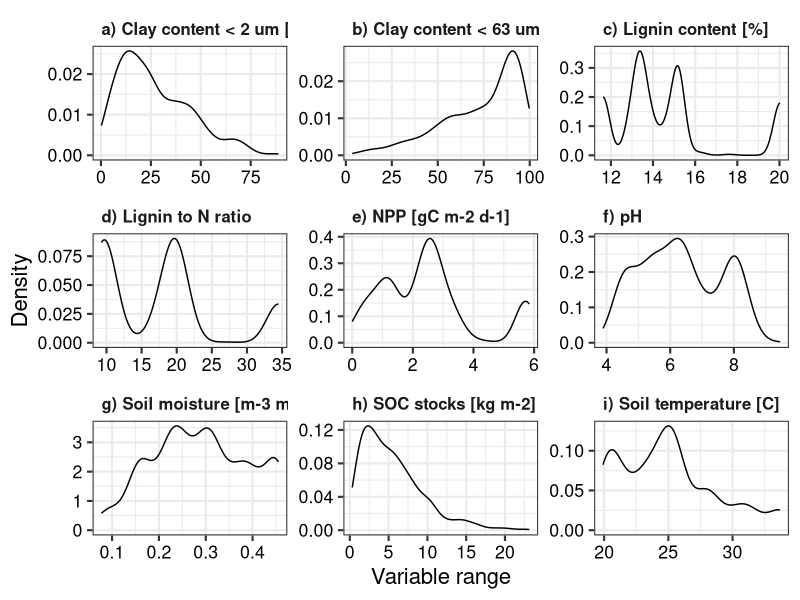
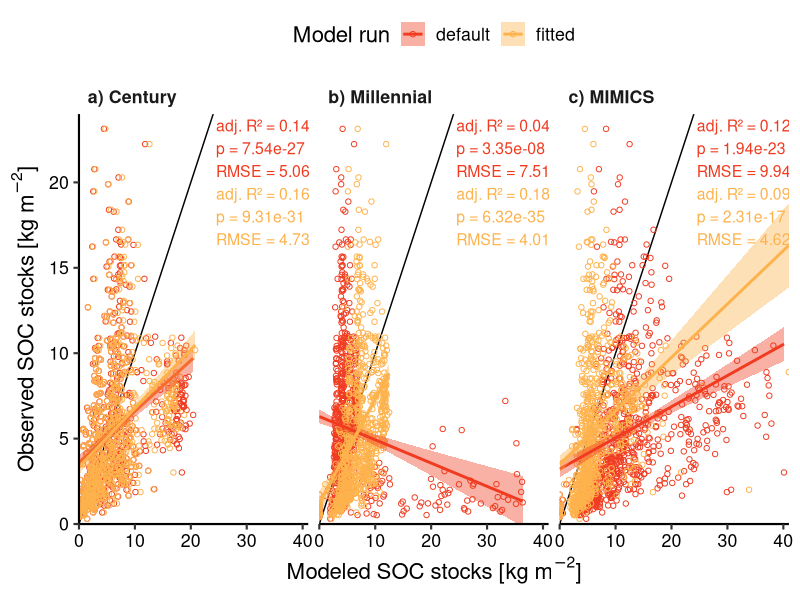
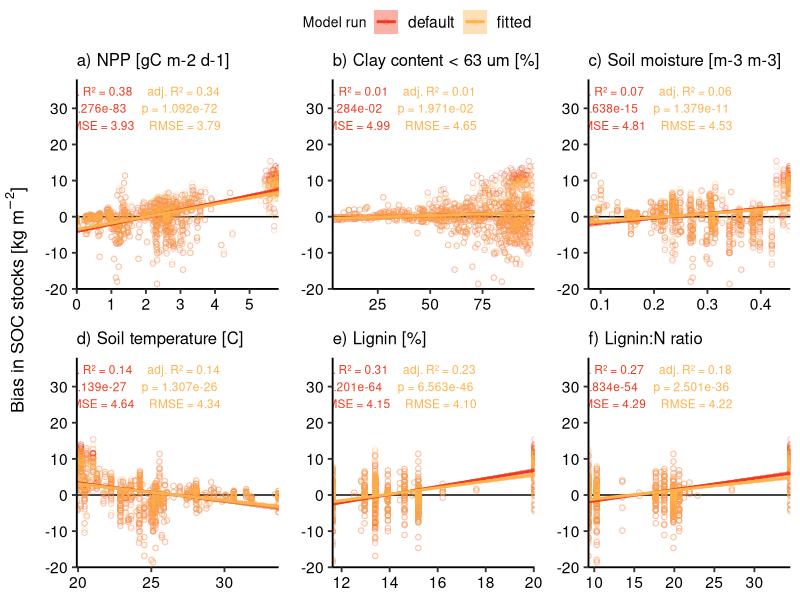
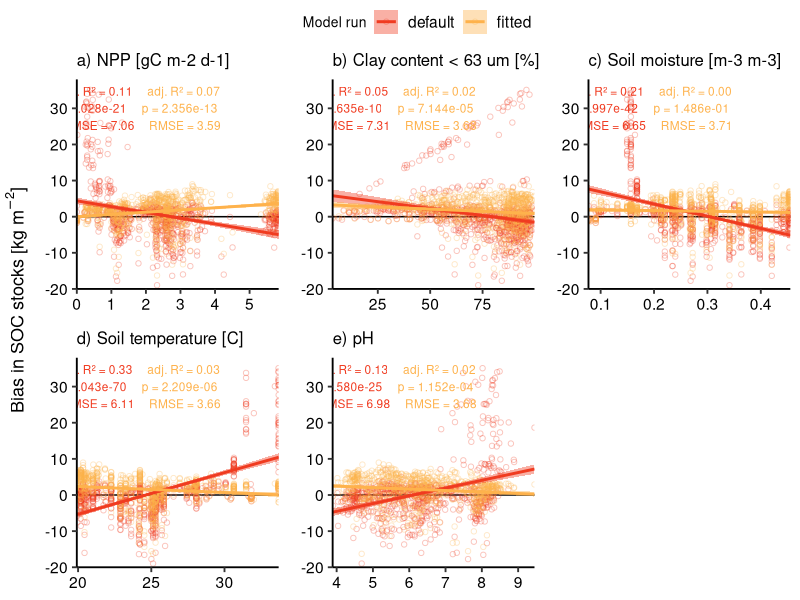
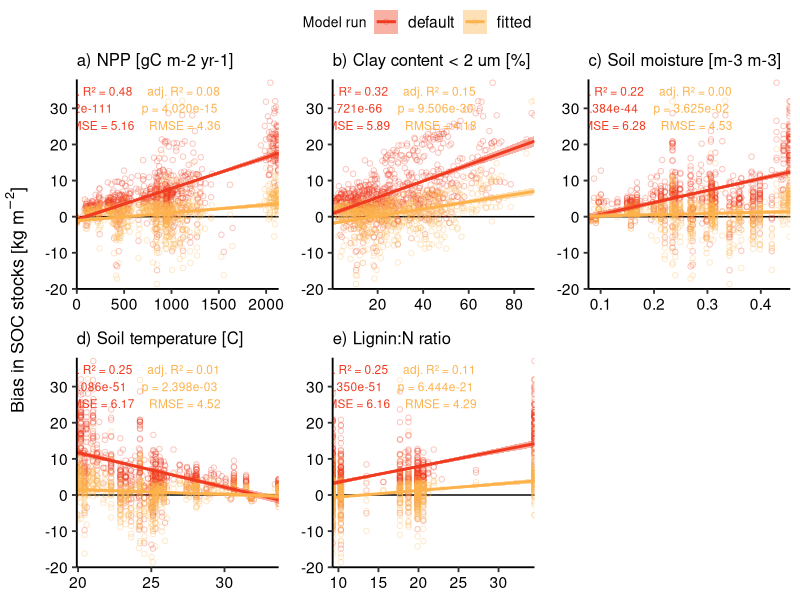
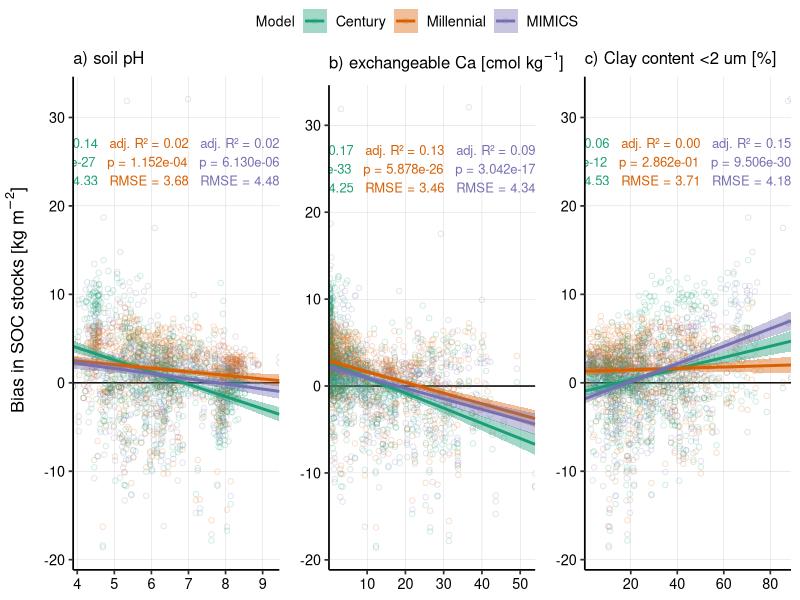
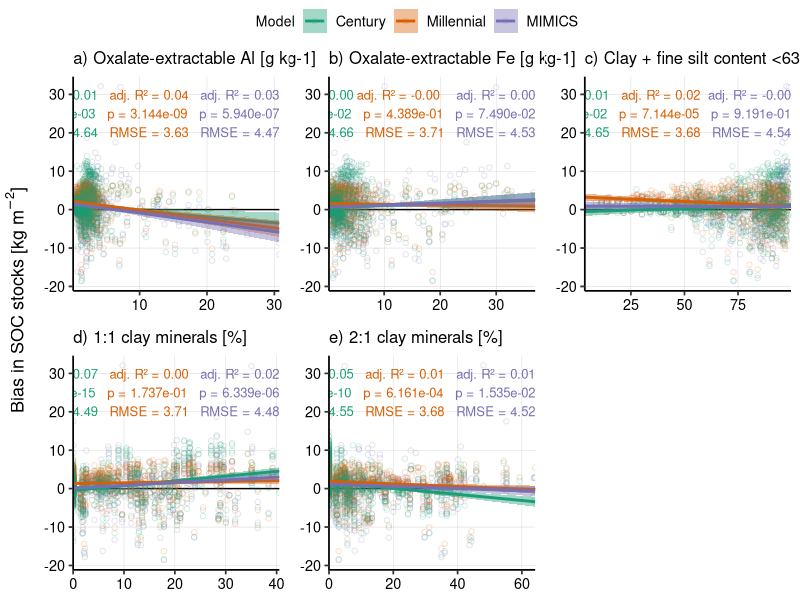
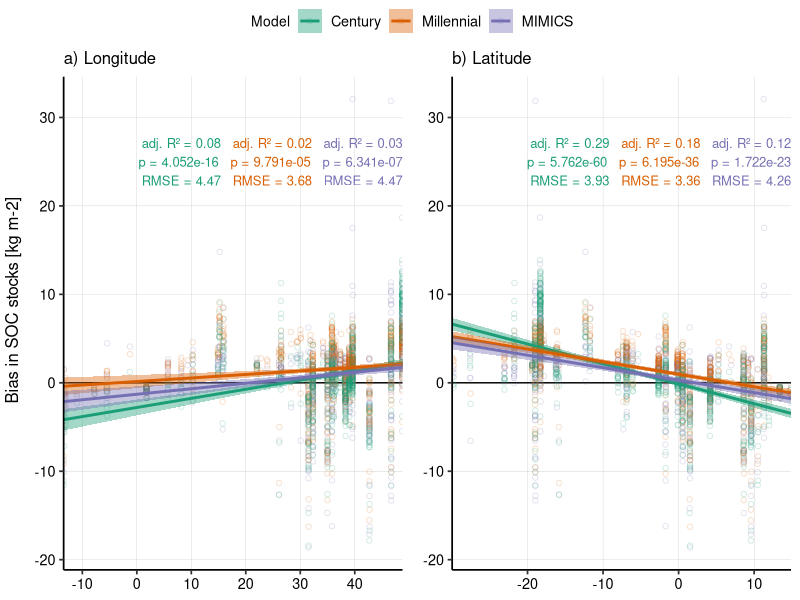

These figures' R source, in order:
## AfSIS process-based model analysis ##
## Sophie von Fromm ##
## 2025-10-08 ##

library(tidyverse)
library(ggpubr)

## Load default and fitted model runs
default_run <- read.csv("model_output/all_model_results_default_run_2025-12-01.csv") %>% 
  mutate(ModelRun = "default") 
fitted_run <- read.csv("model_output/all_model_results_fitted_run_2025-12-03.csv") %>% 
  mutate(ModelRun = "fitted")

## Load AfSIS data
afsis_data <- read.csv("forcing_data/afsis_ref_updated9.csv", as.is = T) 

## Check data range for AfSIS data (used in this study)
facet_labels <- c(
  Clay_2um = "a) Clay content < 2 um [%]",
  Clay_63um = "b) Clay content < 63 um [%]",
  LIG = "c) Lignin content [%]",
  LIG_N = "d) Lignin to N ratio",
  npp_modis.gC.m2.d = "e) NPP [gC m-2 d-1]",
  pH = "f) pH",
  sm = "g) Soil moisture [m-3 m-3]",
  Soil_Organic_Carbon_kg_m2 = "h) SOC stocks [kg m-2]",
  stemp = "i) Soil temperature [C]"
)
  
afsis_data %>% 
  filter(Depth == "Topsoil") %>% 
  filter(CORG <= 20) %>%
  mutate(Soil_Organic_Carbon_kg_m2 = CORG*10*bd_extracted*20/100,
         npp_modis.gC.m2.d = npp_modis*1000/365) %>% 
  drop_na(npp_modis.gC.m2.d, pH, Clay_2um, LIG_N, stemp, sm, Clay_63um, bd_extracted,
          Litterfall.gC.m2.yr) %>% 
  dplyr::select(SSN, Clay_2um, Clay_63um, pH, npp_modis.gC.m2.d, sm, stemp, LIG, 
                LIG_N, Soil_Organic_Carbon_kg_m2) %>% 
  pivot_longer(!SSN) %>% 
  ggplot(aes(x = value)) +
  geom_density() +
  facet_wrap(~name, scales = "free", labeller = labeller(name = facet_labels)) +
  theme_bw(base_size = 16) +
  theme(axis.text = element_text(color = "black"),
        strip.text = element_text(size = 12, face = "bold", hjust = 0),
        strip.background = element_rect(fill = 'transparent', color = NA),
        panel.background = element_rect(fill = 'transparent'),
        plot.background = element_rect(fill = 'transparent', color = NA)) +
  scale_x_continuous("Variable range") +
  scale_y_continuous("Density")
ggsave("./figures/AfSIS_DataRange.jpeg", height = 6, width = 12)  

## merge both model datasets
both_runs <- default_run %>% 
  full_join(fitted_run)

both_runs_obs <-  both_runs %>% 
  filter(Type %in% c("MIMICS", "Millennial", "Century")) %>%
  dplyr::rename(Soil_Organic_Carbon_kg_m2_mod = Soil_Organic_Carbon_kg_m2) %>%
  left_join(
    both_runs %>% 
      filter(Type == "Observed") %>% 
      select(SSN, ModelRun, Soil_Organic_Carbon_kg_m2) %>% 
      dplyr::rename(Soil_Organic_Carbon_kg_m2_obs = Soil_Organic_Carbon_kg_m2),
    by = c("SSN", "ModelRun")
  ) %>%
  dplyr::select(SSN, Type, ModelRun, Soil_Organic_Carbon_kg_m2_mod, Soil_Organic_Carbon_kg_m2_obs)

median(both_runs_obs$Soil_Organic_Carbon_kg_m2_obs)

## Plot data and calculate model performance
# Function that returns a tibble with desired statistics for specific subset of data
extract_lm_stats <- function(df, type_filter, modelrun_filter) {
  data_sub <- df %>% filter(Type == type_filter, ModelRun == modelrun_filter)
  
  lm_fit <- lm(Soil_Organic_Carbon_kg_m2_obs ~ Soil_Organic_Carbon_kg_m2_mod, 
               data = data_sub)
  
  summary_lm <- summary(lm_fit)
  glance_lm <- broom::glance(lm_fit)
  
  # RMSE calculation
  rmse <- sqrt(mean((data_sub$Soil_Organic_Carbon_kg_m2_obs - data_sub$Soil_Organic_Carbon_kg_m2_mod)^2))
  
  # p-value of slope (coefficient on Soil_Organic_Carbon_kg_m2_obs)
  p_value <- coef(summary_lm)[2, "Pr(>|t|)"]
  
  tibble(
    Type = type_filter,
    ModelRun = modelrun_filter,
    adj_r_squared = summary_lm$adj.r.squared,
    p_value = p_value,
    rmse = rmse
  )
}

existing_combos <- both_runs_obs %>%
  distinct(Type, ModelRun)

stats_table <- existing_combos %>%
  rowwise() %>%
  do(extract_lm_stats(both_runs_obs, .$Type, .$ModelRun)) %>%
  ungroup() %>% 
  mutate(
    label = sprintf(
      "adj. R² = %.2f\np = %.3g\nRMSE = %.2f",
      adj_r_squared, p_value, rmse
    )
  )

facet_labels_mod <- c(
  Century = "a) Century",
  Millennial = "b) Millennial",
  MIMICS = "c) MIMICS"
)

both_runs_obs %>% 
  ggplot(aes(y = Soil_Organic_Carbon_kg_m2_obs, x = Soil_Organic_Carbon_kg_m2_mod,
             color = ModelRun)) +
  geom_abline(slope = 1) +
  geom_point(shape = 21) +
  facet_wrap(~Type, labeller = labeller(Type = facet_labels_mod)) +
  geom_smooth(method = "lm", aes(fill = ModelRun)) +
  theme_classic(base_size = 16) +
  theme(axis.text = element_text(color = "black"),
        strip.text = element_text(face = "bold", hjust = 0),
        strip.background = element_rect(fill = "transparent", color = "white"),
        plot.background = element_rect(fill = "transparent", color = "white"),
        panel.background = element_rect(fill = "transparent", color = "white"),
       legend.background = element_rect(fill = "transparent", color = "white"),
       legend.position = "top") +
  scale_y_continuous(expression("Observed SOC stocks [kg m" ^-2*"]"), limits = c(NA,24),
                     expand = c(0,0)) +
  coord_cartesian(ylim = c(0,24)) +
  scale_x_continuous(expression("Modeled SOC stocks [kg m"^-2*"]"), limits = c(0,41),
                     expand = c(0,0)) +
  scale_color_manual("Model run", values = c("#f03b20", "#feb24c")) +
  scale_fill_manual("Model run", values = c("#f03b20", "#feb24c")) +
  geom_text(
    data = stats_table %>% filter(ModelRun == "default"),
    aes(x = 24.5, y = 22, label = label), color = "#f03b20",
    inherit.aes = FALSE,
    size = 4,
    hjust = 0
  ) +
  geom_text(
    data = stats_table %>% filter(ModelRun == "fitted"),
    aes(x = 24.5, y = 18, label = label), color = "#feb24c",
    inherit.aes = FALSE,
    size = 4,
    hjust = 0
  )
ggsave("./figures/ModelFits_Century_MIMICS_Millennial_DefaultFitted.jpeg", 
       height = 6, width = 12)  

### Bias plots
afsis_red <- afsis_data %>% 
  filter(Depth == "Topsoil") %>% 
  filter(CORG <= 20) %>% 
  dplyr::select(SSN, Longitude, Latitude, Region, Country, Site, Cluster, Plot,
                Clay_2um, Clay_63um, pH, Am_Ox_Al, Am_Ox_Fe, Caex, Clay_1_1,
                Clay_2_1, LIG_N, bd_extracted, npp_modis, sm, stemp, LIG)

model_afsis <- both_runs_obs %>% 
  left_join(afsis_red, by = "SSN") %>% 
  mutate(SOC_bias_kg_m2 = Soil_Organic_Carbon_kg_m2_mod - Soil_Organic_Carbon_kg_m2_obs)

## Forcing parameters
# Function to extract linear model statistics
extract_bias_forc_lm_stats <- function(df, xvar_name, model_filter, modelrun_filter) {
  data_sub <- df %>%
    filter(Type == model_filter, ModelRun == modelrun_filter)
  
  # Create formula dynamically
  formula <- as.formula(paste("SOC_bias_kg_m2 ~", xvar_name))
  lm_fit <- lm(formula, data = data_sub)
  summary_lm <- summary(lm_fit)
  
  # RMSE calculation
  rmse <- sqrt(mean(lm_fit$residuals^2))
  
  # p-value of slope
  p_value <- coef(summary_lm)[2, "Pr(>|t|)"]
  
  tibble(
    ModelRun = modelrun_filter,
    adj_r_squared = summary_lm$adj.r.squared,
    p_value = p_value,
    rmse = rmse
  )
}

# function for bias plots with forcing parameters
bias_plot_fun_forc <- function(xvar, xvar_name, model){
  # Get the model runs for this model
  modelruns <- model_afsis %>%
    filter(Type == model) %>%
    pull(ModelRun) %>%
    unique()
  
  # Calculate stats for both model runs
  stats_table <- tibble(ModelRun = modelruns) %>%
    rowwise() %>%
    do(extract_bias_forc_lm_stats(model_afsis, xvar_name, model, .$ModelRun)) %>%
    ungroup() %>%
    mutate(
      label = sprintf(
        "adj. R² = %.2f\np = %.3e\nRMSE = %.2f",
        adj_r_squared, p_value, rmse
      )
    )
  
  # Create the plot
  model_afsis %>%
    filter(Type == model) %>%
    ggplot(aes(y = SOC_bias_kg_m2, x = {{xvar}}, color = ModelRun)) +
    geom_hline(yintercept = 0) +
    geom_point(shape = 21, alpha = 0.3) +
    geom_smooth(aes(fill = ModelRun), method = "lm") +
    theme_classic(base_size = 14) +
    theme(axis.text = element_text(color = "black"),
          axis.title = element_blank(),
          plot.background = element_rect(fill = "transparent", color = "white"),
          legend.background = element_rect(fill = "transparent", color = "white"),
          panel.background = element_rect(fill = "transparent", color = "white"),
          title = element_text(size = 10)) +
    scale_x_continuous(expand = c(0,0)) +
    scale_y_continuous(expand = c(0,0), limits = c(-20, 38)) +
    scale_color_manual("Model run", values = c("#f03b20", "#feb24c")) +
    scale_fill_manual("Model run", values = c("#f03b20", "#feb24c")) +
    # Add text annotations for stats
    geom_text(
      data = stats_table %>% filter(ModelRun == "default"),
      aes(x = Inf, y = 30, label = label),
      color = "#f03b20",
      inherit.aes = FALSE,
      size = 3,
      hjust = 3.0
    ) +
    geom_text(
      data = stats_table %>% filter(ModelRun == "fitted"),
      aes(x = Inf, y = 30, label = label),
      color = "#feb24c",
      inherit.aes = FALSE,
      size = 3,
      hjust = 1.8
    )
}

# Century 
f1_cen <- bias_plot_fun_forc(model = "Century", xvar = npp_modis*1000/365,
                             xvar_name = "npp_modis") +
  ggtitle("a) NPP [gC m-2 d-1]") 

f2_cen <- bias_plot_fun_forc(model = "Century", xvar = Clay_63um, 
                             xvar_name = "Clay_63um") +
  ggtitle("b) Clay content < 63 um [%]")

f3_cen <- bias_plot_fun_forc(model = "Century", xvar = sm, 
                             xvar_name = "sm") +
  ggtitle("c) Soil moisture [m-3 m-3]")

f4_cen <- bias_plot_fun_forc(model = "Century", xvar = stemp,
                             xvar_name = "stemp") +
  ggtitle("d) Soil temperature [C]")

f5_cen <- bias_plot_fun_forc(model = "Century", xvar = LIG, 
                             xvar_name = "LIG") +
  ggtitle("e) Lignin [%]")

f6_cen <- bias_plot_fun_forc(model = "Century", xvar = LIG_N, 
                             xvar_name = "LIG_N") +
  ggtitle("f) Lignin:N ratio")

# Combine plots
annotate_figure(  
  ggarrange(f1_cen, f2_cen, f3_cen, f4_cen, f5_cen, f6_cen,
            common.legend = TRUE, nrow = 2, ncol = 3),  
  left = text_grob(expression("Bias in SOC stocks [kg m"^-2*"]"), 
                   rot = 90, size = 13))

ggsave("./figures/BiasPlots_Century_DefaultFitted_forc.jpeg", 
       height = 5, width = 9) 

# Millennial 
f1_mil <- bias_plot_fun_forc(model = "Millennial", xvar = npp_modis*1000/365,
                             xvar_name = "npp_modis") +
  ggtitle("a) NPP [gC m-2 d-1]")

f2_mil <- bias_plot_fun_forc(model = "Millennial", xvar = Clay_63um,
                             xvar_name = "Clay_63um") +
  ggtitle("b) Clay content < 63 um [%]")

f3_mil <- bias_plot_fun_forc(model = "Millennial", xvar = sm,
                             xvar_name = "sm") +
  ggtitle("c) Soil moisture [m-3 m-3]")

f4_mil <- bias_plot_fun_forc(model = "Millennial", xvar = stemp,
                             xvar_name = "stemp") +
  ggtitle("d) Soil temperature [C]")

f5_mil <- bias_plot_fun_forc(model = "Millennial", xvar = pH,
                             xvar_name = "pH") +
  ggtitle("e) pH")

# Combine plots
annotate_figure(  
  ggarrange(f1_mil, f2_mil, f3_mil, f4_mil, f5_mil, common.legend = TRUE),  
  left = text_grob(expression("Bias in SOC stocks [kg m"^-2*"]"), 
                   rot = 90, size = 13))

ggsave("./figures/BiasPlots_Millennial_DefaultFitted_forc.jpeg", 
       height = 5, width = 9) 

# MIMICS
f1_mic <- bias_plot_fun_forc(model = "MIMICS", xvar = npp_modis*1000,
                             xvar_name = "npp_modis") +
  ggtitle("a) NPP [gC m-2 yr-1]")

f2_mic <- bias_plot_fun_forc(model = "MIMICS", xvar = Clay_2um,
                             xvar_name = "Clay_2um") +
  ggtitle("b) Clay content < 2 um [%]")

f3_mic <- bias_plot_fun_forc(model = "MIMICS", xvar = sm,
                             xvar_name = "sm") +
  ggtitle("c) Soil moisture [m-3 m-3]")

f4_mic <- bias_plot_fun_forc(model = "MIMICS", xvar = stemp,
                             xvar_name = "stemp") +
  ggtitle("d) Soil temperature [C]")

f5_mic <- bias_plot_fun_forc(model = "MIMICS", xvar = LIG_N,
                             xvar_name = "LIG_N") +
  ggtitle("e) Lignin:N ratio")

# Combine plots
annotate_figure(  
  ggarrange(f1_mic, f2_mic, f3_mic, f4_mic, f5_mic, common.legend = TRUE),  
  left = text_grob(expression("Bias in SOC stocks [kg m"^-2*"]"), 
                   rot = 90, size = 13))

ggsave("./figures/BiasPlots_MIMICS_DefaultFitted_forc.jpeg", 
       height = 5, width = 9) 

### soil parameters
# Function to extract linear model statistics
extract_bias_prop_lm_stats <- function(df, xvar_name, type_filter) {
  data_sub <- df %>% 
    filter(Type == type_filter, ModelRun == "fitted")
  
  # Create formula dynamically
  formula <- as.formula(paste("SOC_bias_kg_m2 ~", xvar_name))
  lm_fit <- lm(formula, data = data_sub)
  
  summary_lm <- summary(lm_fit)
  
  # RMSE calculation
  rmse <- sqrt(mean(lm_fit$residuals^2))
  
  # p-value of slope (coefficient on x variable)
  p_value <- coef(summary_lm)[2, "Pr(>|t|)"]
  
  # Extract slope
  slope <- coef(summary_lm)[2, "Estimate"]
  
  tibble(
    Type = type_filter,
    adj_r_squared = summary_lm$adj.r.squared,
    p_value = p_value,
    rmse = rmse,
    slope = slope
  )
}

# Plotting function
bias_plot_fun_prop <- function(xvar, xvar_name){  
  
  # Get types
  types <- model_afsis %>% 
    filter(ModelRun == "fitted") %>% 
    pull(Type) %>% 
    unique()
  
  # Calculate stats for both types
  stats_table <- tibble(Type = types) %>%
    rowwise() %>%
    do(extract_bias_prop_lm_stats(model_afsis, xvar_name, .$Type)) %>%
    ungroup() %>%
    mutate(
      label = sprintf(
        "adj. R² = %.2f\np = %.3e\nRMSE = %.2f",
        adj_r_squared, p_value, rmse
      )
    )
  
  # Create the plot
  model_afsis %>%  
    filter(ModelRun == "fitted") %>%  
    ggplot(aes(y = SOC_bias_kg_m2, x = {{xvar}}, color = Type)) +  
    geom_hline(yintercept = 0) +  
    geom_point(shape = 21, alpha = 0.2) +  
    geom_smooth(aes(fill = Type), method = "lm") +  
    theme_classic(base_size = 13) +  
    theme(axis.text = element_text(color = "black"),  
          axis.title = element_blank(),
          plot.background = element_rect(fill = "transparent", color = "white"),
          legend.background = element_rect(fill = "transparent", color = "white"),
          panel.background = element_rect(fill = "transparent", color = "white"),
          title = element_text(size = 10),
          panel.grid.major = element_line(color = "grey", linewidth = 0.1)) +  
    scale_color_manual("Model", values = c("#1b9e77",  "#d95f02", "#7570b3")) +  
    scale_x_continuous(expand = c(0,0)) +
    scale_fill_manual("Model", values = c("#1b9e77",  "#d95f02", "#7570b3")) +
    geom_text(
      data = stats_table %>% filter(Type == "Century"),
      aes(x = Inf, y = 25, label = label), 
      color = "#1b9e77",
      inherit.aes = FALSE,
      size = 3.3,
      hjust = 3.3
    ) +
    geom_text(
      data = stats_table %>% filter(Type == "Millennial"),
      aes(x = Inf, y = 25, label = label), 
      color = "#d95f02",
      inherit.aes = FALSE,
      size = 3.3,
      hjust = 2.15
    ) +
    geom_text(
      data = stats_table %>% filter(Type == "MIMICS"),
      aes(x = Inf, y = 25, label = label), 
      color = "#7570b3",
      inherit.aes = FALSE,
      size = 3.3,
      hjust = 1
    )
}

# Create plots with the updated function
s1 <- bias_plot_fun_prop(pH, "pH") +  
  ggtitle("a) soil pH") 
s2 <- bias_plot_fun_prop(Caex, "Caex") +  
  ggtitle(expression("b) exchangeable Ca [cmol kg"^-1*"]"))
s3 <- bias_plot_fun_prop(Clay_2um, "Clay_2um") +  
  ggtitle("c) Clay content <2 um [%]")
annotate_figure(  
  ggarrange(s1, s2, s3, common.legend = TRUE,  
            ncol = 3, nrow = 1),  
  left = text_grob(expression("Bias in SOC stocks [kg m"^-2*"]"), 
                   rot = 90, size = 13))

ggsave("./figures/BiasPlots_Century_MIMICS_Millennial_Fitted_soil_R2_0.1+.jpeg", 
       height = 4, width = 10)

s4 <- bias_plot_fun_prop(Am_Ox_Al/1000, "Am_Ox_Al") +  
  ggtitle("a) Oxalate-extractable Al [g kg-1]") 
s5 <- bias_plot_fun_prop(Am_Ox_Fe/1000, "Am_Ox_Fe") +  
  ggtitle("b) Oxalate-extractable Fe [g kg-1]")  
s6 <- bias_plot_fun_prop(Clay_63um, "Clay_63um") +  
  ggtitle("c) Clay + fine silt content <63 um [%]")  
s7 <- bias_plot_fun_prop(Clay_1_1, "Clay_1_1") +  
  ggtitle("d) 1:1 clay minerals [%]")  
s8 <- bias_plot_fun_prop(Clay_2_1, "Clay_2_1") +  
  ggtitle("e) 2:1 clay minerals [%]")  

# Combine plots
annotate_figure(  
  ggarrange(s4, s5, s6, s7, s8, common.legend = TRUE,  
            ncol = 3, nrow = 2),  
  left = text_grob(expression("Bias in SOC stocks [kg m"^-2*"]"), 
                   rot = 90, size = 13))
ggsave("./figures/BiasPlots_Century_MIMICS_Millennial_Fitted_soil_R2_0.1-.jpeg", 
       height = 6, width = 10)

# annotate_figure(  
#   ggarrange(s4, s5, s7, s8, common.legend = TRUE,  
#             ncol = 4, nrow = 1),  
#   left = text_grob("Bias in SOC stocks [kg m-2]", rot = 90, size = 12))
# 
# ggsave("./figures/BiasPlots_Century_MIMICS_Millennial_Fitted_soil_red.jpeg", 
#        height = 4, width = 12)


# Spatial plotting
s9 <- bias_plot_fun_prop(Longitude, "Longitude") +
  ggtitle("a) Longitude")
s10 <- bias_plot_fun_prop(Latitude, "Latitude") +
  ggtitle("b) Latitude")

annotate_figure(  
  ggarrange(s9, s10, common.legend = TRUE),  
  left = text_grob("Bias in SOC stocks [kg m-2]", rot = 90, size = 12))

ggsave("./figures/BiasPlots_Century_MIMICS_Millennial_Fitted_long_lat.jpeg", 
       height = 5, width = 10)
